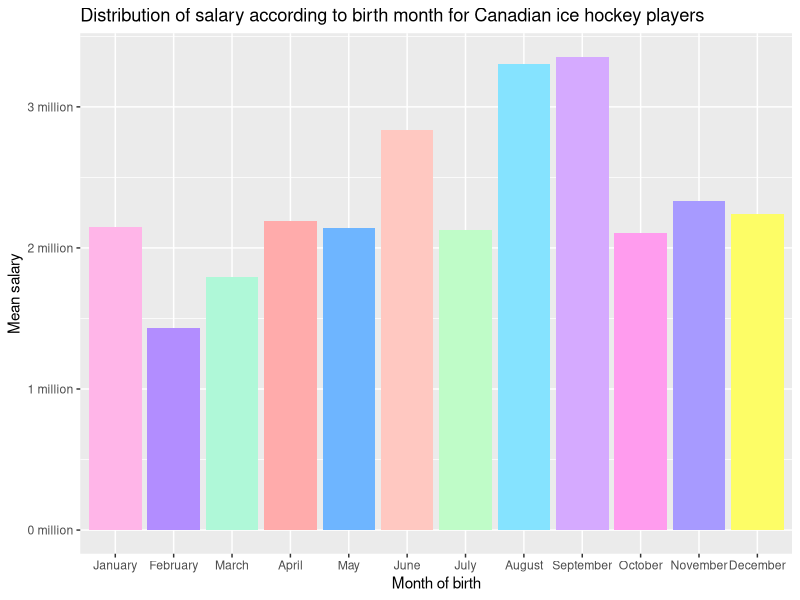
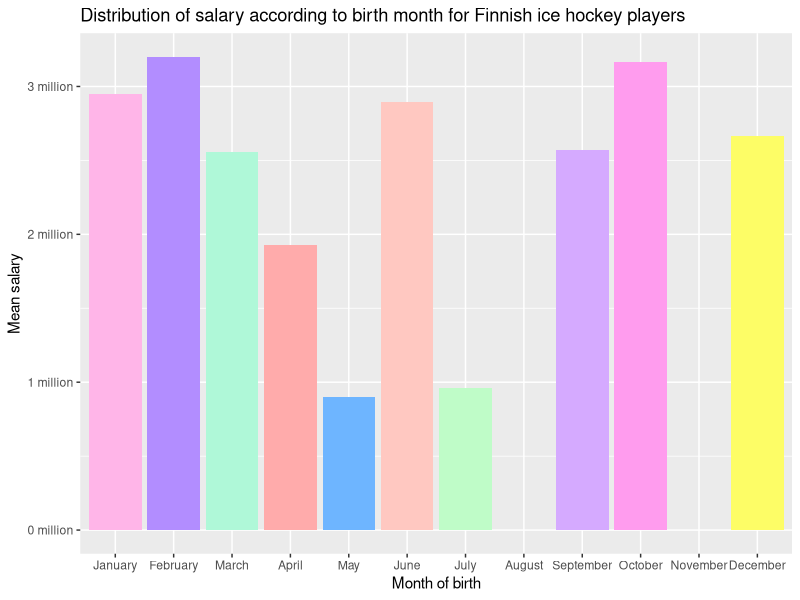
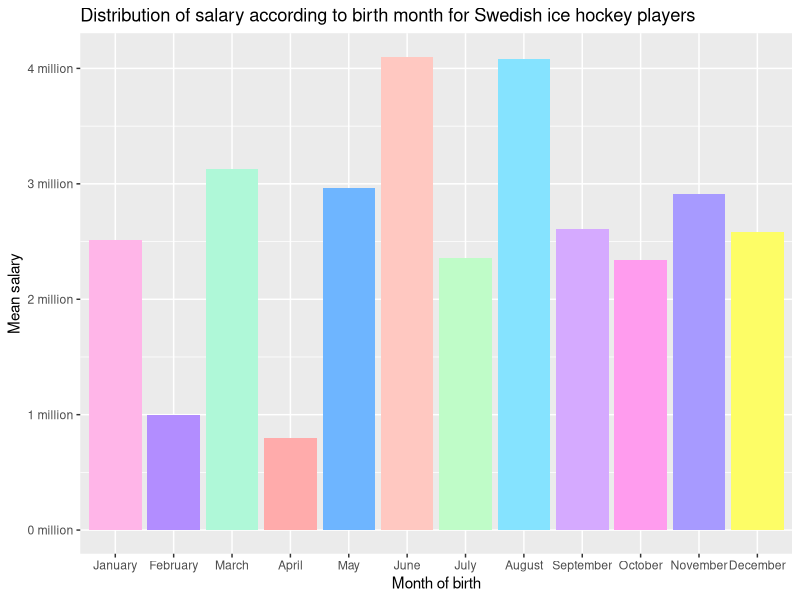
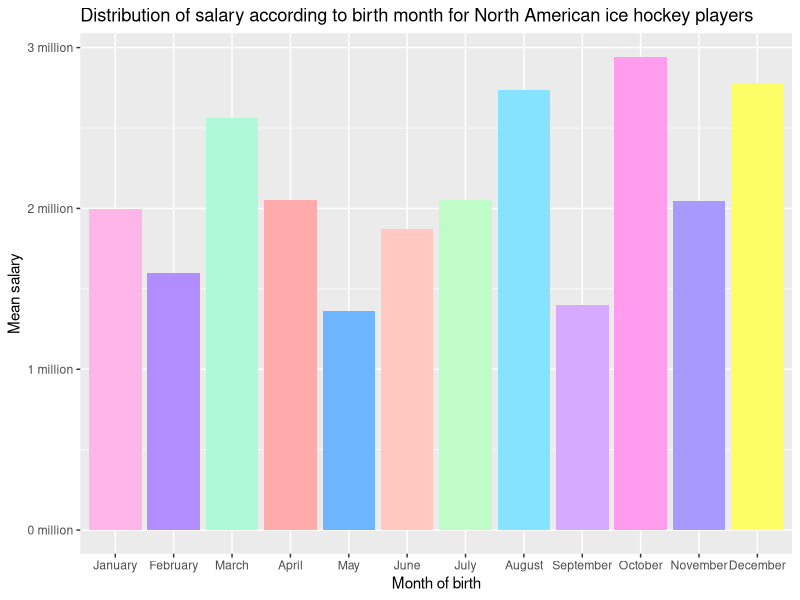
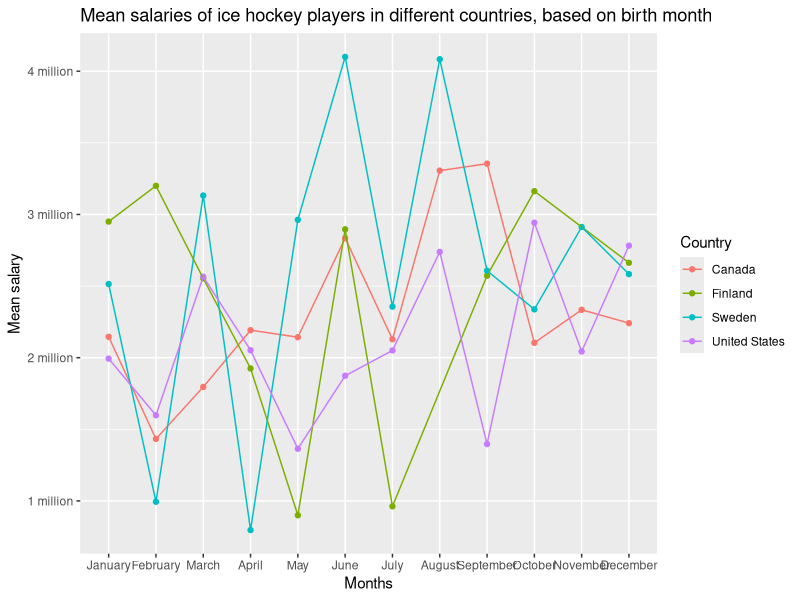

Source code (R) for these figures, in order:
setwd("C:/Users/Reina Borst/Desktop/UCU sem 4/Data Analysis for LAS/Group Project")
library(tidyverse)
library(plyr)

salary_canada <- read.csv('salary_canada.csv')
salary_finland <- read.csv('salary_finland.csv')
salary_sweden <- read.csv('salary_sweden.csv')
salary_usa <- read.csv('salary_usa.csv')

reinapalette <- c('#FFB5E8', '#B28DFF', '#AFF8D8', '#FFABAB', '#6EB5FF', '#FFC8C1', '#BFFCC8', '#85E3FF', '#D5AAFF', '#FF9CEE', '#A79AFF', '#FDFD66')
breaks <- seq(0, 4, 1)
labels <- paste(breaks, "million", sep=' ')

# ---------------->> CANADA <<----------------------

#compute mean salaries per month
can_salary_adapted <- salary_canada %>% 
  mutate(
    dates = as.Date(Born),
    months = format(dates,'%m'),
    month_text = case_when( 
      months == '01' ~ 'January', 
      months == '02' ~ 'February', 
      months == '03' ~ 'March', 
      months == '04' ~ 'April', 
      months == '05' ~ 'May', 
      months == '06' ~ 'June', 
      months == '07' ~ 'July', 
      months == '08' ~ 'August', 
      months == '09' ~ 'September', 
      months == '10' ~ 'October', 
      months == '11' ~ 'November', 
      months == '12' ~ 'December' 
    ) 
  )

salary_can_jan <- subset(can_salary_adapted, month_text == "January") 
salary_can_feb <- subset(can_salary_adapted, month_text == "February")
salary_can_mar <- subset(can_salary_adapted, month_text == "March")
salary_can_apr <- subset(can_salary_adapted, month_text == "April")
salary_can_may <- subset(can_salary_adapted, month_text == "May")
salary_can_jun <- subset(can_salary_adapted, month_text == "June")
salary_can_jul <- subset(can_salary_adapted, month_text == "July")
salary_can_aug <- subset(can_salary_adapted, month_text == "August")
salary_can_sep <- subset(can_salary_adapted, month_text == "September")
salary_can_oct <- subset(can_salary_adapted, month_text == "October")
salary_can_nov <- subset(can_salary_adapted, month_text == "November")
salary_can_dec <- subset(can_salary_adapted, month_text == "December")

mean_sal_can_year <- c(mean(salary_can_jan$Salary, na.rm = TRUE), mean(salary_can_feb$Salary, na.rm = TRUE), mean(salary_can_mar$Salary, na.rm = TRUE), mean(salary_can_apr$Salary, na.rm = TRUE), mean(salary_can_may$Salary, na.rm = TRUE), mean(salary_can_jun$Salary, na.rm = TRUE), mean(salary_can_jul$Salary, na.rm = TRUE), mean(salary_can_aug$Salary, na.rm = TRUE), mean(salary_can_sep$Salary, na.rm = TRUE), mean(salary_can_oct$Salary, na.rm = TRUE), mean(salary_can_nov$Salary, na.rm = TRUE), mean(salary_can_dec$Salary, na.rm = TRUE))
months_for_plot <- c('January', 'February', 'March', 'April', 'May', 'June', 'July', 'August', 'September', 'October', 'November', 'December')
ordered_months <- factor(months_for_plot, levels=c('January', 'February', 'March', 'April', 'May', 'June', 'July', 'August', 'September', 'October', 'November', 'December'), ordered=TRUE)

#Plot salary against birth months
ggplot() +
  geom_bar(stat="identity", mapping=aes(x=ordered_months, y=mean_sal_can_year, fill=ordered_months)) +
  scale_y_continuous(breaks = 1000000*breaks, labels = labels) +
  scale_fill_manual(values=reinapalette) +
  theme(legend.position = "none") + 
  labs(title = "Distribution of salary according to birth month for Canadian ice hockey players", x = "Month of birth", y = "Mean salary")

# ---------------->> FINLAND <<----------------------

#compute mean salaries per month
fin_salary_adapted <- salary_finland %>% 
  mutate(
    dates = as.Date(Born),
    months = format(dates,'%m'),
    month_text = case_when( 
      months == '01' ~ 'January', 
      months == '02' ~ 'February', 
      months == '03' ~ 'March', 
      months == '04' ~ 'April', 
      months == '05' ~ 'May', 
      months == '06' ~ 'June', 
      months == '07' ~ 'July', 
      months == '08' ~ 'August', 
      months == '09' ~ 'September', 
      months == '10' ~ 'October', 
      months == '11' ~ 'November', 
      months == '12' ~ 'December' 
    ) 
  )

salary_fin_jan <- subset(fin_salary_adapted, month_text == "January") 
salary_fin_feb <- subset(fin_salary_adapted, month_text == "February")
salary_fin_mar <- subset(fin_salary_adapted, month_text == "March")
salary_fin_apr <- subset(fin_salary_adapted, month_text == "April")
salary_fin_may <- subset(fin_salary_adapted, month_text == "May")
salary_fin_jun <- subset(fin_salary_adapted, month_text == "June")
salary_fin_jul <- subset(fin_salary_adapted, month_text == "July")
salary_fin_aug <- subset(fin_salary_adapted, month_text == "August")
salary_fin_sep <- subset(fin_salary_adapted, month_text == "September")
salary_fin_oct <- subset(fin_salary_adapted, month_text == "October")
salary_fin_nov <- subset(fin_salary_adapted, month_text == "November")
salary_fin_dec <- subset(fin_salary_adapted, month_text == "December")

mean_sal_fin_year <- c(mean(salary_fin_jan$Salary, na.rm = TRUE), mean(salary_fin_feb$Salary, na.rm = TRUE), mean(salary_fin_mar$Salary, na.rm = TRUE), mean(salary_fin_apr$Salary, na.rm = TRUE), mean(salary_fin_may$Salary, na.rm = TRUE), mean(salary_fin_jun$Salary, na.rm = TRUE), mean(salary_fin_jul$Salary, na.rm = TRUE), mean(salary_fin_aug$Salary, na.rm = TRUE), mean(salary_fin_sep$Salary, na.rm = TRUE), mean(salary_fin_oct$Salary, na.rm = TRUE), mean(salary_fin_nov$Salary, na.rm = TRUE), mean(salary_fin_dec$Salary, na.rm = TRUE))

#Plot salary against birth months
ggplot() +
  geom_bar(stat="identity", mapping=aes(x=ordered_months, y=mean_sal_fin_year, fill=ordered_months)) +
  scale_y_continuous(breaks = 1000000*breaks, labels = labels) +
  scale_fill_manual(values=reinapalette) +
  theme(legend.position = "none") + 
  labs(title = "Distribution of salary according to birth month for Finnish ice hockey players", x = "Month of birth", y = "Mean salary")

#Missing values due to really small sample = limitation

# ---------------->> Sweden <<----------------------

#compute mean salaries per month
swe_salary_adapted <- salary_sweden %>% 
  mutate(
    dates = as.Date(Born),
    months = format(dates,'%m'),
    month_text = case_when( 
      months == '01' ~ 'January', 
      months == '02' ~ 'February', 
      months == '03' ~ 'March', 
      months == '04' ~ 'April', 
      months == '05' ~ 'May', 
      months == '06' ~ 'June', 
      months == '07' ~ 'July', 
      months == '08' ~ 'August', 
      months == '09' ~ 'September', 
      months == '10' ~ 'October', 
      months == '11' ~ 'November', 
      months == '12' ~ 'December' 
    ) 
  )

salary_swe_jan <- subset(swe_salary_adapted, month_text == "January") 
salary_swe_feb <- subset(swe_salary_adapted, month_text == "February")
salary_swe_mar <- subset(swe_salary_adapted, month_text == "March")
salary_swe_apr <- subset(swe_salary_adapted, month_text == "April")
salary_swe_may <- subset(swe_salary_adapted, month_text == "May")
salary_swe_jun <- subset(swe_salary_adapted, month_text == "June")
salary_swe_jul <- subset(swe_salary_adapted, month_text == "July")
salary_swe_aug <- subset(swe_salary_adapted, month_text == "August")
salary_swe_sep <- subset(swe_salary_adapted, month_text == "September")
salary_swe_oct <- subset(swe_salary_adapted, month_text == "October")
salary_swe_nov <- subset(swe_salary_adapted, month_text == "November")
salary_swe_dec <- subset(swe_salary_adapted, month_text == "December")

mean_sal_swe_year <- c(mean(salary_swe_jan$Salary, na.rm = TRUE), mean(salary_swe_feb$Salary, na.rm = TRUE), mean(salary_swe_mar$Salary, na.rm = TRUE), mean(salary_swe_apr$Salary, na.rm = TRUE), mean(salary_swe_may$Salary, na.rm = TRUE), mean(salary_swe_jun$Salary, na.rm = TRUE), mean(salary_swe_jul$Salary, na.rm = TRUE), mean(salary_swe_aug$Salary, na.rm = TRUE), mean(salary_swe_sep$Salary, na.rm = TRUE), mean(salary_swe_oct$Salary, na.rm = TRUE), mean(salary_swe_nov$Salary, na.rm = TRUE), mean(salary_swe_dec$Salary, na.rm = TRUE))

#Plot salary against birth months
ggplot() +
  geom_bar(stat="identity", mapping=aes(x=ordered_months, y=mean_sal_swe_year, fill=ordered_months)) +
  scale_y_continuous(breaks = 1000000*breaks, labels = labels) +
  scale_fill_manual(values=reinapalette) +
  theme(legend.position = "none") + 
  labs(title = "Distribution of salary according to birth month for Swedish ice hockey players", x = "Month of birth", y = "Mean salary")

# ---------------->> UNITED STATES <<----------------------

#compute mean salaries per month
usa_salary_adapted <- salary_usa %>% 
  mutate(
    dates = as.Date(Born),
    months = format(dates,'%m'),
    month_text = case_when( 
      months == '01' ~ 'January', 
      months == '02' ~ 'February', 
      months == '03' ~ 'March', 
      months == '04' ~ 'April', 
      months == '05' ~ 'May', 
      months == '06' ~ 'June', 
      months == '07' ~ 'July', 
      months == '08' ~ 'August', 
      months == '09' ~ 'September', 
      months == '10' ~ 'October', 
      months == '11' ~ 'November', 
      months == '12' ~ 'December' 
    ) 
  )

salary_usa_jan <- subset(usa_salary_adapted, month_text == "January") 
salary_usa_feb <- subset(usa_salary_adapted, month_text == "February")
salary_usa_mar <- subset(usa_salary_adapted, month_text == "March")
salary_usa_apr <- subset(usa_salary_adapted, month_text == "April")
salary_usa_may <- subset(usa_salary_adapted, month_text == "May")
salary_usa_jun <- subset(usa_salary_adapted, month_text == "June")
salary_usa_jul <- subset(usa_salary_adapted, month_text == "July")
salary_usa_aug <- subset(usa_salary_adapted, month_text == "August")
salary_usa_sep <- subset(usa_salary_adapted, month_text == "September")
salary_usa_oct <- subset(usa_salary_adapted, month_text == "October")
salary_usa_nov <- subset(usa_salary_adapted, month_text == "November")
salary_usa_dec <- subset(usa_salary_adapted, month_text == "December")

mean_sal_usa_year <- c(mean(salary_usa_jan$Salary, na.rm = TRUE), mean(salary_usa_feb$Salary, na.rm = TRUE), mean(salary_usa_mar$Salary, na.rm = TRUE), mean(salary_usa_apr$Salary, na.rm = TRUE), mean(salary_usa_may$Salary, na.rm = TRUE), mean(salary_usa_jun$Salary, na.rm = TRUE), mean(salary_usa_jul$Salary, na.rm = TRUE), mean(salary_usa_aug$Salary, na.rm = TRUE), mean(salary_usa_sep$Salary, na.rm = TRUE), mean(salary_usa_oct$Salary, na.rm = TRUE), mean(salary_usa_nov$Salary, na.rm = TRUE), mean(salary_usa_dec$Salary, na.rm = TRUE))

#Plot salary against birth months
ggplot() +
  geom_bar(stat="identity", mapping=aes(x=ordered_months, y=mean_sal_usa_year, fill=ordered_months)) +
  scale_y_continuous(breaks = 1000000*breaks, labels = labels) +
  scale_fill_manual(values=reinapalette) +
  theme(legend.position = "none") + 
  labs(title = "Distribution of salary according to birth month for North American ice hockey players", x = "Month of birth", y = "Mean salary")

# ---------------->> ALL COUNTRIES IN ONE PLOT <<----------------------

salary_adapted <- bind_rows(can_salary_adapted, fin_salary_adapted, swe_salary_adapted, usa_salary_adapted)

salary_means = salary_adapted %>%
  dplyr::group_by(Nat, month_text) %>%
  dplyr::summarize(mean_salary = mean(Salary, na.rm=T))

salary_means$month_text <- factor(salary_means$month_text, levels = c("January", "February", "March", "April", "May", "June", "July", "August", "September", "October", "November", "December"))

ggplot(
  data = salary_means,
  mapping = aes(x=month_text, y=mean_salary)
) +
  geom_point(mapping=aes(colour = Nat)) +
  geom_line(mapping=aes(group=Nat, colour = Nat)) +
  scale_y_continuous(breaks = 1000000*breaks, labels = labels) +
  labs(title = "Mean salaries of ice hockey players in different countries, based on birth month", x = "Months", y = "Mean salary", color='Country')
